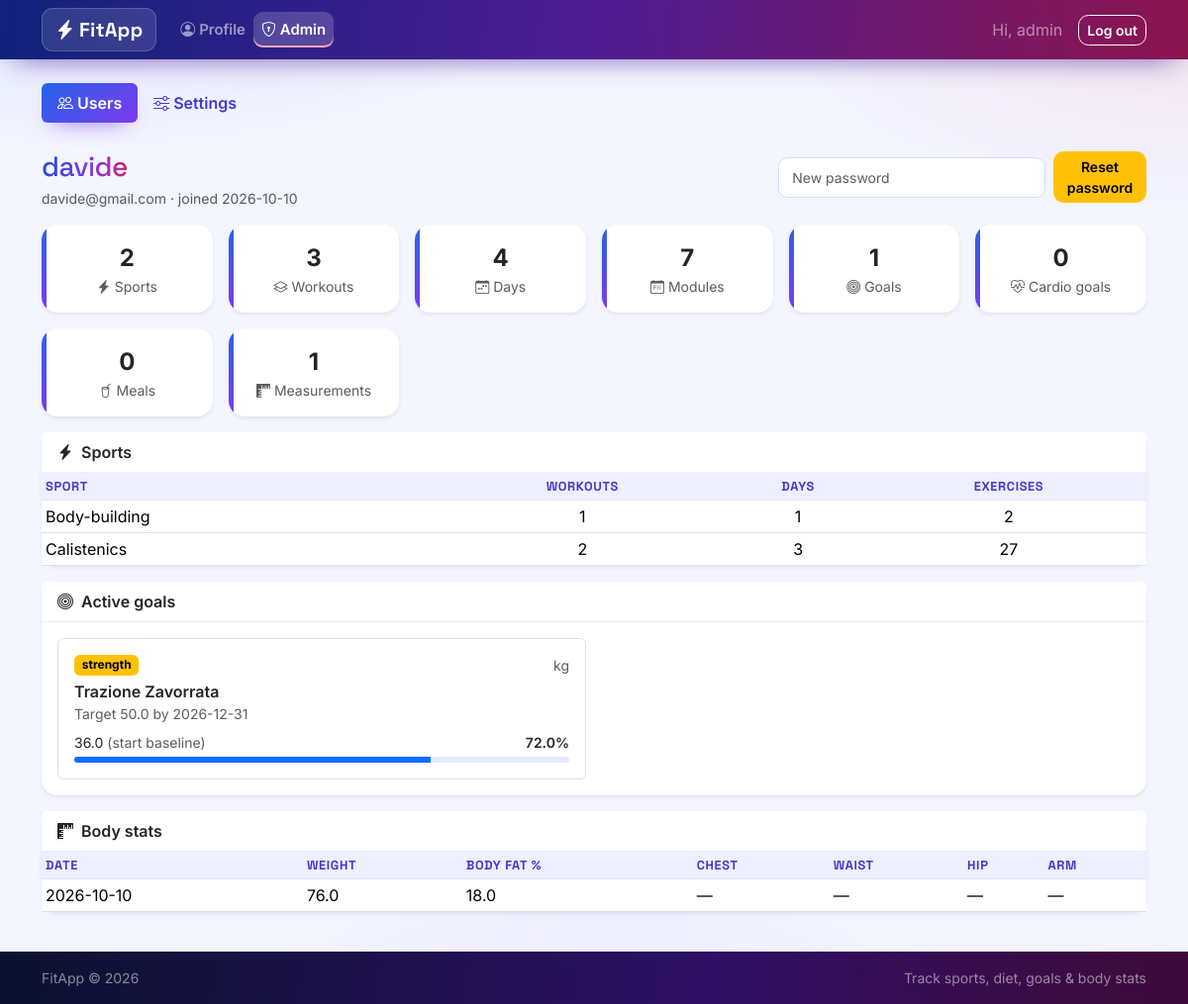
Page /admin/users/1 (signed in) on the committed database.
### tables this page shows
CREATE TABLE "users" (
    id            INTEGER PRIMARY KEY AUTOINCREMENT,
    username      TEXT UNIQUE NOT NULL,
    email         TEXT UNIQUE NOT NULL,
    password_hash TEXT NOT NULL,
    height_cm     REAL,
    birth_date    TEXT,
    sex           TEXT,
    role          TEXT NOT NULL DEFAULT 'user' CHECK (role IN ('user', 'admin')),
    created_at    TEXT NOT NULL DEFAULT (datetime('now'))
);

CREATE TABLE "sports" (
                id         INTEGER PRIMARY KEY AUTOINCREMENT,
                user_id    INTEGER NOT NULL REFERENCES users (id) ON DELETE CASCADE,
                name       TEXT NOT NULL,
                notes      TEXT,
                created_at TEXT NOT NULL DEFAULT (datetime('now'))
            );

CREATE TABLE "goals" (
    id           INTEGER PRIMARY KEY AUTOINCREMENT,
    user_id      INTEGER NOT NULL REFERENCES users (id) ON DELETE CASCADE,
    goal_type    TEXT NOT NULL CHECK (goal_type IN ('body', 'skill', 'strength')),
    category     TEXT NOT NULL,
    target_value TEXT NOT NULL,
    unit         TEXT NOT NULL CHECK (unit IN ('kg', '%', 'seconds', 'reps')),
    start_value  TEXT,
    target_date  TEXT,
    status       TEXT NOT NULL DEFAULT 'active'
                 CHECK (status IN ('active', 'achieved', 'abandoned')),
    notes        TEXT,
    created_at   TEXT NOT NULL DEFAULT (datetime('now'))
);

CREATE TABLE body_stats (
    id           INTEGER PRIMARY KEY AUTOINCREMENT,
    user_id      INTEGER NOT NULL REFERENCES users (id) ON DELETE CASCADE,
    stat_date    TEXT NOT NULL,
    weight_kg    REAL,
    body_fat_pct REAL,
    chest_cm     REAL,
    waist_cm     REAL,
    hip_cm       REAL,
    arm_cm       REAL,
    notes        TEXT
);

### fitapp/routes/admin.py (the view, shortened to what this page needs)
@bp.route("/users/<int:user_id>")
@admin_required
def user_detail(user_id):
    db = get_db()
    user = _get_user(db, user_id)
    counts = _counts(db, user_id)
    sports = db.execute(
        """SELECT s.*,
                  (SELECT COUNT(*) FROM workouts w WHERE w.sport_id = s.id) AS workout_count,
                  (SELECT COUNT(*) FROM workout_days d
                     JOIN workouts w ON w.id = d.workout_id
                    WHERE w.sport_id = s.id) AS day_count,
                  (SELECT COUNT(*) FROM day_entry_sets ses
                     JOIN day_entries e ON e.id = ses.day_entry_id
                     JOIN workout_days d ON d.id = e.workout_day_id
                     JOIN workouts w ON w.id = d.workout_id
                    WHERE w.sport_id = s.id) AS exercise_count
           FROM sports s WHERE s.user_id = ? ORDER BY s.created_at DESC, s.id DESC""",
        (user_id,),
    ).fetchall()
    any_goal = db.execute(
        "SELECT id FROM goals WHERE user_id = ? LIMIT 1", (user_id,)
    ).fetchone()
    any_cardio = db.execute(
        "SELECT id FROM cardio_goals WHERE user_id = ? LIMIT 1", (user_id,)
    ).fetchone()
    goals = []
    if any_goal is not None:
        rows = db.execute(
            """SELECT * FROM goals WHERE user_id = ? AND status = 'active'
               ORDER BY (target_date IS NULL), target_date, id DESC""",
            (user_id,),
        ).fetchall()
        for goal in rows:
            current, source = progress.current_value(db, user_id, goal)
            goals.append(
                {
                    "goal": dict(goal, is_cardio=False),
                    "current": current,
                    "source": source,
                    "percent": progress.percent(db, goal, current),
                }
            )
    stats = db.execute(
        """SELECT * FROM body_stats WHERE user_id = ?
           ORDER BY stat_date DESC, id DESC LIMIT 10""",
        (user_id,),
    ).fetchall()
    meals = db.execute(
        """SELECT * FROM diets WHERE user_id = ?
           ORDER BY diet_date DESC, id DESC LIMIT 10""",
        (user_id,),
    ).fetchall()
    return render_template(
        "admin/user_detail.html",
        user=user,
        counts=counts,
        sports=sports,
        goals=goals,
        stats=stats,
        meals=meals,
    )

### fitapp/templates/admin/user_detail.html (shortened to what this page needs)
{% extends "base.html" %}
{% block content %}
{% include "admin/_tabs.html" %}
<div class="d-flex flex-wrap justify-content-between align-items-center gap-2 mb-3">
  <div>
    <h1 class="h3 mb-1 mt-1">
    </h1>
    <div class="small text-muted">{{ user['email'] }} &middot; joined {{ (user['created_at'] or '')[:10] }}</div>
  </div>
  {% if user['role'] == 'user' %}
  <form action="{{ url_for('admin.user_reset_password', user_id=user['id']) }}" method="post"
        class="d-flex align-items-center gap-2 needs-validation" novalidate>
    <input class="form-control form-control-sm" name="password" type="password" minlength="6"
           placeholder="New password" required>
    <button class="btn btn-sm btn-warning" type="submit">Reset password</button>
  </form>
  {% endif %}
</div>
<div class="row g-3 mb-3">
  {% for key, icon, label in [('sports', 'bi-lightning-charge-fill', 'Sports'),
                              ('workouts', 'bi-layers', 'Workouts'),
                              ('days', 'bi-calendar-week', 'Days'),
                              ('modules', 'bi-calendar-day', 'Modules'),
                                ('goals', 'bi-bullseye', 'Goals'),
                                ('cardio_goals', 'bi-heart-pulse', 'Cardio goals'),
                                ('meals', 'bi-cup-straw', 'Meals'),
                              ('measurements', 'bi-rulers', 'Measurements')] %}
  <div class="col-6 col-md-4 col-xl-2">
    <div class="card stat-card h-100 shadow-sm border-0">
      <div class="card-body text-center">
        <div class="fs-4 fw-bold">{{ counts[key] }}</div>
        <div class="small text-muted"><i class="bi {{ icon }} me-1"></i>{{ label }}</div>
      </div>
    </div>
  </div>
  {% endfor %}
</div>
{% if sports %}
<div class="card shadow-sm border-0 mb-3">
  <div class="card-header fw-semibold"><i class="bi bi-lightning-charge-fill me-2"></i>Sports</div>
  <div class="card-body p-0">
    <div class="table-responsive">
      <table class="table table-sm table-hover align-middle mb-0">
        <thead class="table-light"><tr><th>Sport</th><th class="text-center">Workouts</th><th class="text-center">Days</th><th class="text-center">Exercises</th></tr></thead>
        <tbody>
          {% for s in sports %}
          <tr>
            <td>{{ s['name'] }}</td>
            <td class="text-center">{{ s['workout_count'] }}</td>
            <td class="text-center">{{ s['day_count'] }}</td>
            <td class="text-center">{{ s['exercise_count'] }}</td>
          </tr>
          {% endfor %}
        </tbody>
      </table>
    </div>
  </div>
</div>
{% endif %}
{% if goals %}
<div class="card shadow-sm border-0 mb-3">
  <div class="card-header fw-semibold"><i class="bi bi-bullseye me-2"></i>Active goals</div>
  <div class="card-body">
    <div class="row g-3">
      {% for item in goals %}
      {% set goal = item['goal'] %}
      <div class="col-md-6">
        <div class="border rounded p-3 h-100">
          <div class="d-flex justify-content-between align-items-center mb-1">
            <span class="badge {{ {'body': 'text-bg-info', 'skill': 'text-bg-primary', 'strength': 'text-bg-warning', 'cardio': 'text-bg-success'}.get(goal['goal_type'], 'text-bg-secondary') }}">{{ goal['goal_type'] }}</span>
            <span class="small text-muted">{{ goal['unit'] }}</span>
          </div>
          <div class="fw-semibold">{{ goal['category'] }}</div>
          <div class="small text-muted">
            Target {{ goal['target_value'] }}{% if goal['target_date'] %} by {{ goal['target_date'] }}{% endif %}
          </div>
          {% if item['percent'] is not none %}
          <div class="d-flex justify-content-between small mt-2 mb-1">
            <span>{{ item['current'] }} <span class="text-muted">({{ item['source'] }})</span></span>
            <span class="fw-semibold">{{ item['percent'] }}%</span>
          </div>
          <div class="progress" style="height: 6px;">
            <div class="progress-bar" style="width: {{ item['percent']|int }}%"></div>
          </div>
          {% else %}
          <div class="small text-muted mt-2">No progress data yet.</div>
          {% endif %}
        </div>
      </div>
      {% endfor %}
    </div>
  </div>
</div>
{% endif %}
{% if stats %}
<div class="card shadow-sm border-0 mb-3">
  <div class="card-header fw-semibold"><i class="bi bi-rulers me-2"></i>Body stats</div>
  <div class="card-body p-0">
    <div class="table-responsive">
      <table class="table table-sm table-hover align-middle mb-0">
        <thead class="table-light"><tr><th>Date</th><th>Weight</th><th>Body fat %</th><th>Chest</th><th>Waist</th><th>Hip</th><th>Arm</th></tr></thead>
        <tbody>
          {% for s in stats %}
          <tr>
            <td>{{ s['stat_date'] }}</td>
            <td>{{ s['weight_kg'] or '—' }}</td>
            <td>{{ s['body_fat_pct'] or '—' }}</td>
            <td>{{ s['chest_cm'] or '—' }}</td>
            <td>{{ s['waist_cm'] or '—' }}</td>
            <td>{{ s['hip_cm'] or '—' }}</td>
            <td>{{ s['arm_cm'] or '—' }}</td>
          </tr>
          {% endfor %}
        </tbody>
      </table>
    </div>
  </div>
</div>
{% endif %}
{% endblock %}

### fitapp/templates/base.html (shortened to what this page needs)
<!doctype html>
<html lang="en" data-bs-theme="light">
<head>
  <link href="https://cdn.jsdelivr.net/npm/bootstrap@5.3.3/dist/css/bootstrap.min.css" rel="stylesheet">
  <link href="https://cdn.jsdelivr.net/npm/bootstrap-icons@1.11.3/font/bootstrap-icons.min.css" rel="stylesheet">
  <link href="{{ url_for('static', filename='css/style.css') }}" rel="stylesheet">
</head>
<body class="d-flex flex-column min-vh-100">
<nav class="navbar navbar-expand-lg navbar-dark navbar-fitapp sticky-top">
  <div class="container">
    <a class="navbar-brand fw-bold" href="{{ url_for('dashboard.index') }}">
      <i class="bi bi-lightning-charge-fill me-1"></i>FitApp
    </a>
    <div class="collapse navbar-collapse" id="mainNav">
      {% if g.user %}
      <ul class="navbar-nav me-auto">
        {% if g.user['role'] == 'admin' %}
        <li class="nav-item"><a class="nav-link {% if request.endpoint and request.endpoint.startswith('profile.') %}active{% endif %}"
           href="{{ url_for('profile.index') }}"><i class="bi bi-person-circle me-1"></i>Profile</a></li>
        <li class="nav-item"><a class="nav-link {% if request.endpoint and request.endpoint.startswith('admin.') %}active{% endif %}"
           href="{{ url_for('admin.index') }}"><i class="bi bi-shield-lock me-1"></i>Admin</a></li>
        {% endif %}
      </ul>
      <div class="d-flex align-items-center">
        <span class="navbar-text me-3 text-white-50">Hi, {{ g.user['username'] }}</span>
        <form action="{{ url_for('auth.logout') }}" method="post" class="m-0">
          <button class="btn btn-outline-light btn-sm" type="submit">Log out</button>
        </form>
      </div>
      {% endif %}
    </div>
  </div>
</nav>
<main class="container py-4 flex-grow-1">
  {% block content %}{% endblock %}
</main>
<footer class="bg-dark text-white-50 py-3 mt-auto">
  <div class="container small d-flex justify-content-between">
    <span>FitApp &copy; {{ now_year if now_year else '2026' }}</span>
    <span>Track sports, diet, goals &amp; body stats</span>
  </div>
</footer>
</body>
</html>

### rows in the picture
users: user.username "admin"
users: email "davide@gmail.com", created_at "2026-10-10"
sports: name "Body-building", workout_count "1", day_count "1", exercise_count "2"
sports: name "Calistenics", workout_count "2", day_count "3", exercise_count "27"
goals: goal_type "strength", unit "kg", category "Trazione Zavorrata", target_value "50.0", target_date "2026-12-31"
body_stats: stat_date "2026-10-10", weight_kg "76.0", body_fat_pct "18.0", s "—"

### other values in the picture
{{ counts[key] }} "2" "3" "4" "7" "1" "0" "0" "1"
{{ label }} "Sports" "Workouts" "Days" "Modules" "Goals" "Cardio goals" "Meals" "Measurements"
{{ item['current'] }} "36.0"
{{ item['source'] }} "start baseline"
{{ item['percent'] }} "72.0"
